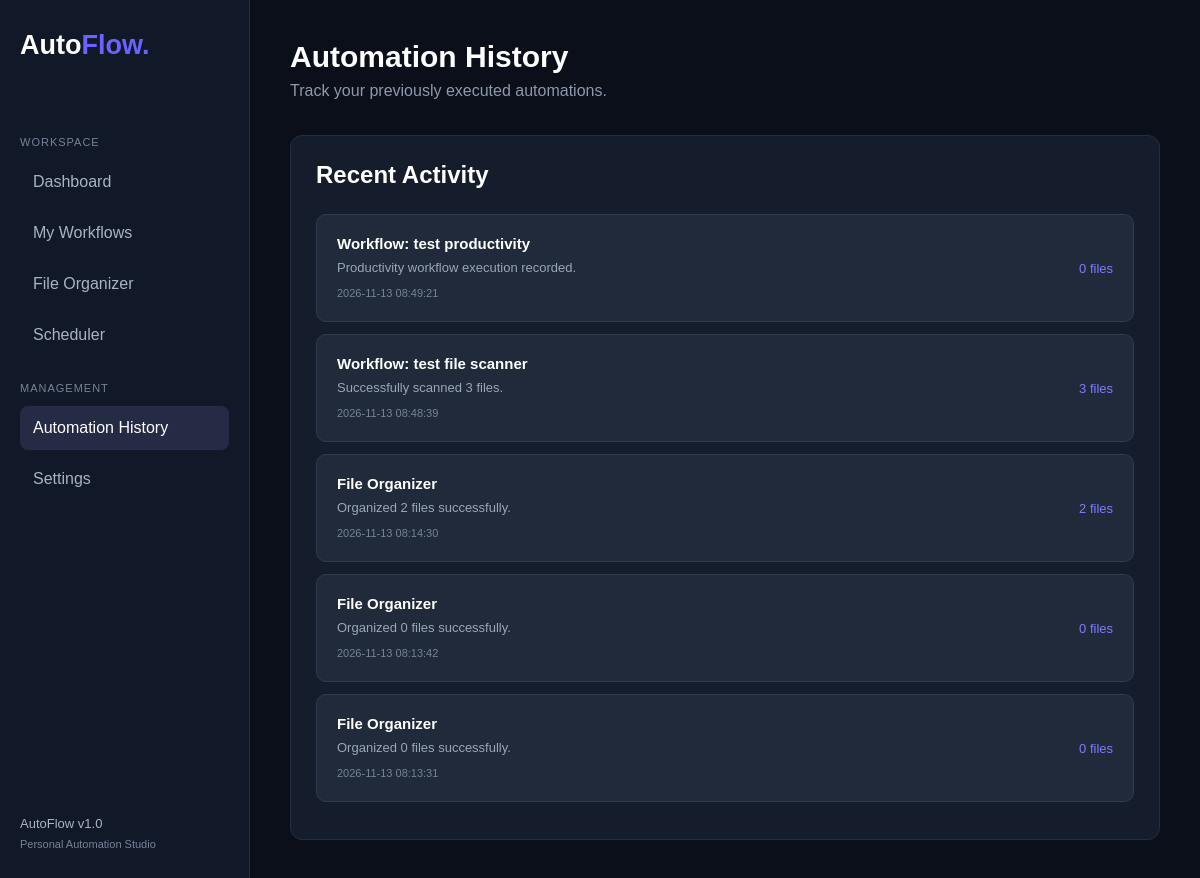
The app's page /history with its own data.
### tables this page shows
CREATE TABLE history (
                id INTEGER PRIMARY KEY AUTOINCREMENT,
                action TEXT NOT NULL,
                details TEXT NOT NULL,
                files_moved INTEGER DEFAULT 0,
                created_at TIMESTAMP DEFAULT CURRENT_TIMESTAMP
            );

### app.py (the view)
@app.route("/history")
def history_page():
    history = get_history()
    return render_template(
        "history.html",
        history=history
    )

### storage.py (called while the page is built)
def get_connection():
    connection = sqlite3.connect(DATABASE_PATH)
    connection.row_factory = sqlite3.Row
    return connection

def get_history():
    with get_connection() as connection:
        rows = connection.execute(
            "SELECT * FROM history ORDER BY id DESC"
        ).fetchall()
    return [dict(row) for row in rows]

### templates/history.html (shortened to what this page needs)
<!DOCTYPE html>
<html lang="en">
<head>
    <link rel="stylesheet"
          href="{{ url_for('static', filename='css/style.css') }}">
</head>
<body>
<div class="app-container">
    <aside class="sidebar">
        <div class="logo">
            <h2>Auto<span>Flow.</span></h2>
        </div>
        <nav>
            <p class="nav-heading">WORKSPACE</p>
            <a href="/" class="nav-link">Dashboard</a>
            <a href="/workflows" class="nav-link">My Workflows</a>
            <a href="/organizer" class="nav-link">File Organizer</a>
            <a href="#" class="nav-link">Scheduler</a>
            <p class="nav-heading">MANAGEMENT</p>
            <a href="/history" class="nav-link active">
                Automation History
            </a>
            <a href="#" class="nav-link">Settings</a>
        </nav>
        <div class="sidebar-bottom">
            <p>AutoFlow v1.0</p>
            <span>Personal Automation Studio</span>
        </div>
    </aside>
    <main class="main-content">
        <header class="topbar">
            <div>
                <h1>Automation History</h1>
                <p>Track your previously executed automations.</p>
            </div>
        </header>
        <section class="panel">
            <div class="panel-heading">
                <h2>Recent Activity</h2>
            </div>
            {% if history %}
                {% for item in history %}
                <div class="history-item">
                    <div class="history-info">
                        <h3>{{ item.action }}</h3>
                        <p>{{ item.details }}</p>
                        <span>{{ item.created_at }}</span>
                    </div>
                    <div class="history-count">
                        {{ item.files_moved }} files
                    </div>
                </div>
                {% endfor %}
            {% else %}
                <div class="empty-state">
                    <h3>No activity yet</h3>
                    <p>Your automation history will appear here.</p>
                </div>
            {% endif %}
        </section>
    </main>
</div>
</body>
</html>

### static/css/style.css (style rules this page uses)
* { margin: 0; padding: 0; box-sizing: border-box; }
body { font-family: Arial, sans-serif; background: #0b0f19; color: #ffffff; }
.app-container { display: flex; min-height: 100vh; }
.sidebar { width: 250px; background: #111827; padding: 30px 20px; display: flex; flex-direction: column; border-right: 1px solid #252d3d; }
.logo { margin-bottom: 50px; }
.logo h2 { font-size: 27px; }
.logo span { color: #6c63ff; }
.nav-heading { font-size: 11px; color: #788399; margin: 25px 0 12px; letter-spacing: 1px; }
.nav-link { display: block; text-decoration: none; color: #aab3c5; padding: 13px; margin-bottom: 7px; border-radius: 8px; transition: 0.2s; }
.nav-link:hover, .nav-link.active { background: #252a45; color: #ffffff; }
.sidebar-bottom { margin-top: auto; color: #aab3c5; font-size: 13px; }
.sidebar-bottom span { display: block; margin-top: 7px; color: #788399; font-size: 11px; }
.main-content { flex: 1; padding: 40px; }
.topbar { display: flex; justify-content: space-between; align-items: center; margin-bottom: 35px; }
.topbar h1 { font-size: 30px; margin-bottom: 8px; }
.topbar p { color: #8d99ad; }
.panel { background: #151c2b; padding: 25px; border: 1px solid #252d3d; border-radius: 12px; min-height: 280px; }
.panel-heading { display: flex; justify-content: space-between; margin-bottom: 25px; }
.history-item { display: flex; justify-content: space-between; align-items: center; gap: 15px; background: #202a3b; border: 1px solid #303b50; padding: 20px; border-radius: 10px; margin-bottom: 12px; }
.history-info h3 { font-size: 15px; margin-bottom: 8px; }
.history-info p { color: #9aa5b8; font-size: 13px; margin-bottom: 8px; }
.history-info span { color: #788399; font-size: 11px; }
.history-count { color: #817aff; font-size: 13px; white-space: nowrap; }

### records on screen
history: action "Workflow: test productivity", details "Productivity workflow execution recorded.", created_at "2026-11-13 08:49:21", files_moved "0"
history: action "Workflow: test file scanner", details "Successfully scanned 3 files.", created_at "2026-11-13 08:48:39", files_moved "3"
history: action "File Organizer", details "Organized 2 files successfully.", created_at "2026-11-13 08:14:30", files_moved "2"
history: action "File Organizer", details "Organized 0 files successfully.", created_at "2026-11-13 08:13:42", files_moved "0"
history: action "File Organizer", details "Organized 0 files successfully.", created_at "2026-11-13 08:13:31", files_moved "0"
